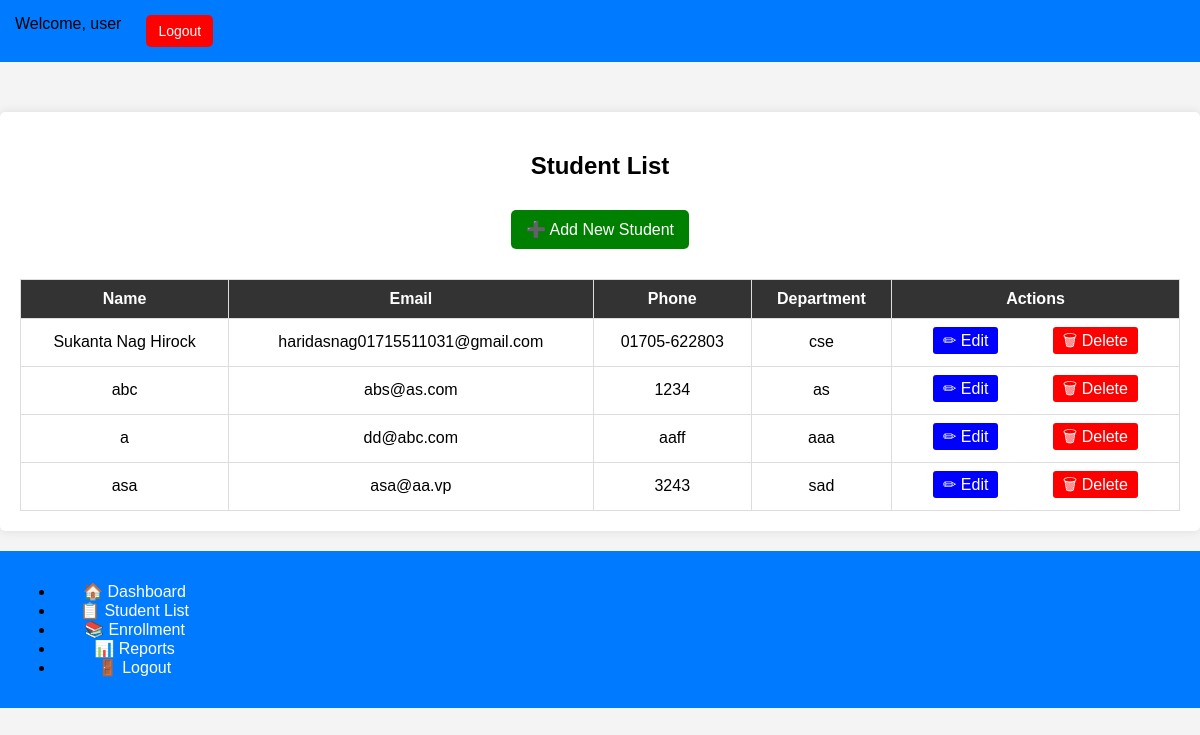
The app's page /students/ (signed in) with its own data.
### students/models.py (models this page shows, shortened)
class Student(models.Model):
    name = models.CharField(max_length=100)
    email = models.EmailField(unique=True)
    phone = models.CharField(max_length=15)  # ✅ Add phone field
    department = models.CharField(max_length=50,null=True)  # ✅ Add department field
    created_at = models.DateTimeField(auto_now_add=True)

### students/views.py (the view)
# urls.py: path("students/", views.student_list, name="student_list"),
@login_required
def student_list(request):
    students = Student.objects.all()
    return render(request, "students/student_list.html", {"students": students})

### students/templates/students/student_list.html
{% extends "students/base.html" %}
{% block content %}
    <h2>Student List</h2>
    <a href="{% url 'add_student' %}" class="btn">➕ Add New Student</a>
    <table>
        <tr>
            <th>Name</th>
            <th>Email</th>
            <th>Phone</th>
            <th>Department</th>
            <th>Actions</th>
        </tr>
        {% for student in students %}
        <tr>
            <td>{{ student.name }}</td>
            <td>{{ student.email }}</td>
            <td>{{ student.phone }}</td>
            <td>{{ student.department }}</td>
            <td>
                <a href="{% url 'edit_student' student.id %}" class="edit-btn">✏ Edit</a>
                <a href="{% url 'delete_student' student.id %}" class="delete-btn">🗑 Delete</a>
            </td>
        </tr>
        {% empty %}
        <tr>
            <td colspan="5">No students found.</td>
        </tr>
        {% endfor %}
    </table>
{% endblock %}

### students/templates/students/base.html (shortened to what this page needs)
{% load static %}
<!DOCTYPE html>
<html lang="en">
<head>
    <link rel="stylesheet" type="text/css" href="{% static 'students/style.css' %}">
</head>
<body>
    <nav>
        <div class="auth-links">
            {% if user.is_authenticated %}
                <span class="welcome">Welcome, {{ user.username }}</span>
                <a href="{% url 'logout' %}" class="auth-btn logout-btn">Logout</a>
            {% else %}
                <a href="{% url 'login' %}" class="auth-btn login-btn">Login</a>
                <a href="{% url 'register' %}" class="auth-btn signup-btn">Sign Up</a>
            {% endif %}
        </div>
    </nav>
    <div class="messages">
    </div>
    <div class="container">
        {% block content %}
        {% endblock %}
    </div>
    <div>
        <nav>
            <ul>
                <li><a href="{% url 'dashboard' %}">🏠 Dashboard</a></li>
                <li><a href="{% url 'student_list' %}">📋 Student List</a></li>
                <li><a href="{% url 'enroll_course' %}">📚 Enrollment</a></li>
                <li><a href="{% url 'reports' %}">📊 Reports</a></li>
                <li><a href="{% url 'logout' %}">🚪 Logout</a></li>
            </ul>
        </nav>
    </div>
</body>
</html>

### students/static/students/style.css (style rules this page uses)
body { font-family: Arial, sans-serif; margin: 0; padding: 0; background-color: #f4f4f4; text-align: center; }
.container { max-width: 1200px; margin: 20px auto; background: white; padding: 20px; border-radius: 5px; box-shadow: 0 0 10px rgba(0, 0, 0, 0.1); }
nav { background: #007bff; padding: 15px; display: flex; justify-content: space-between; align-items: center; }
nav a { color: white; text-decoration: none; margin: 0 15px; font-size: 16px; padding: 10px; border-radius: 5px; }
.auth-links { display: flex; gap: 10px; }
.auth-btn { padding: 8px 12px; border-radius: 5px; text-decoration: none; font-size: 14px; }
.logout-btn { background-color: red; color: white; }
.btn { display: inline-block; margin: 10px; padding: 10px 15px; text-decoration: none; background: green; color: white; border-radius: 5px; transition: 0.3s; }
.edit-btn { background: blue; padding: 5px 10px; margin-right: 50px; color: white; border-radius: 3px; text-decoration: none; }
.delete-btn { background: red; padding: 5px 10px; color: white; border-radius: 3px; text-decoration: none; }
table { width: 100%; border-collapse: collapse; margin-top: 20px; }
th, td { border: 1px solid #ddd; padding: 10px; text-align: center; }
th { background: #333; color: white; }
.messages { margin: 10px auto; padding: 10px; max-width: 600px; }

### records on screen
Student: name "Sukanta Nag Hirock", email "haridasnag01715511031@gmail.com", phone "01705-622803", department "cse"
Student: name "abc", email "abs@as.com", phone "1234", department "as"
Student: name "a", email "dd@abc.com", phone "aaff", department "aaa"
Student: name "asa", email "asa@aa.vp", phone "3243", department "sad"

### other values on screen
{{ user.username }} "user"
